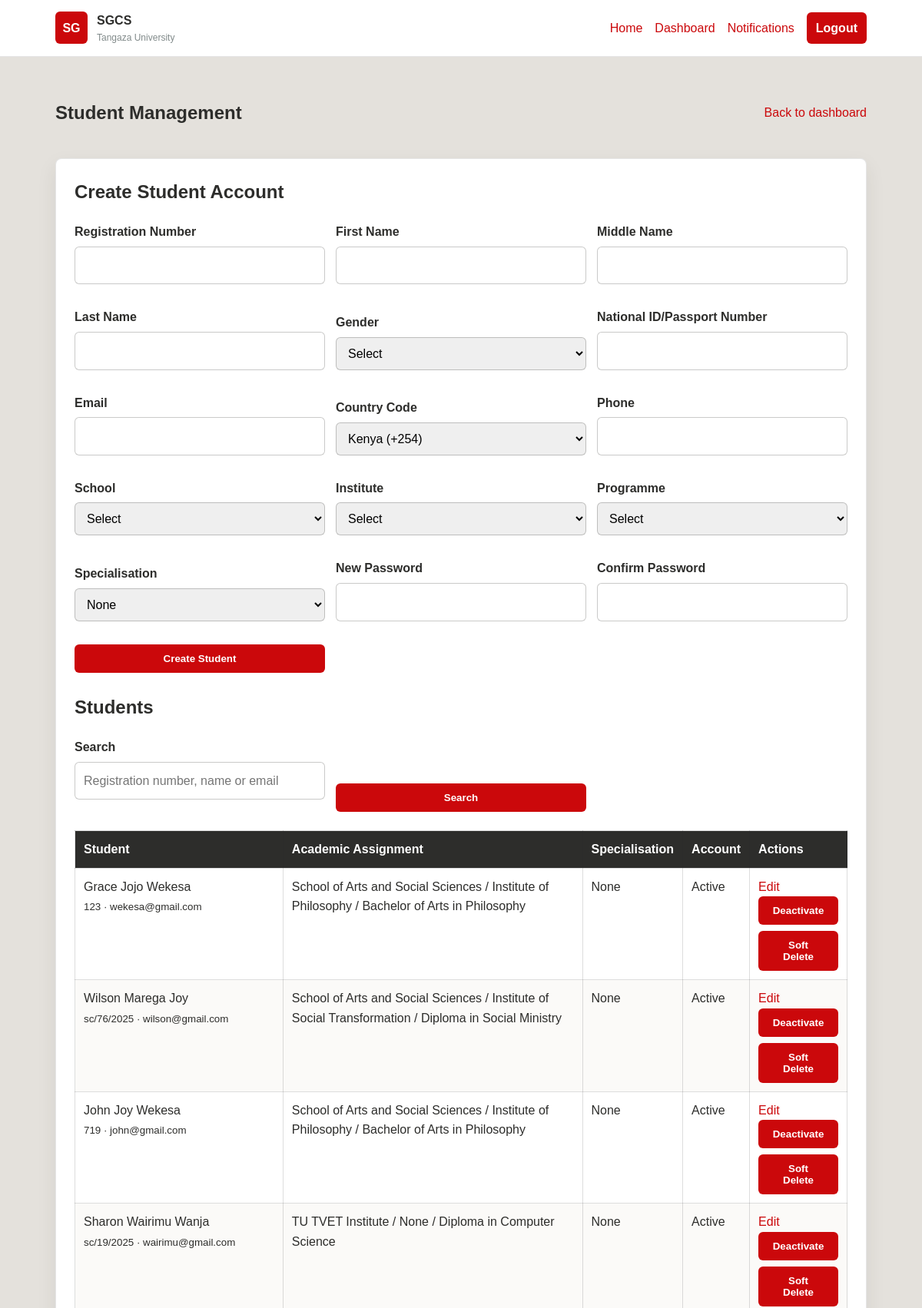
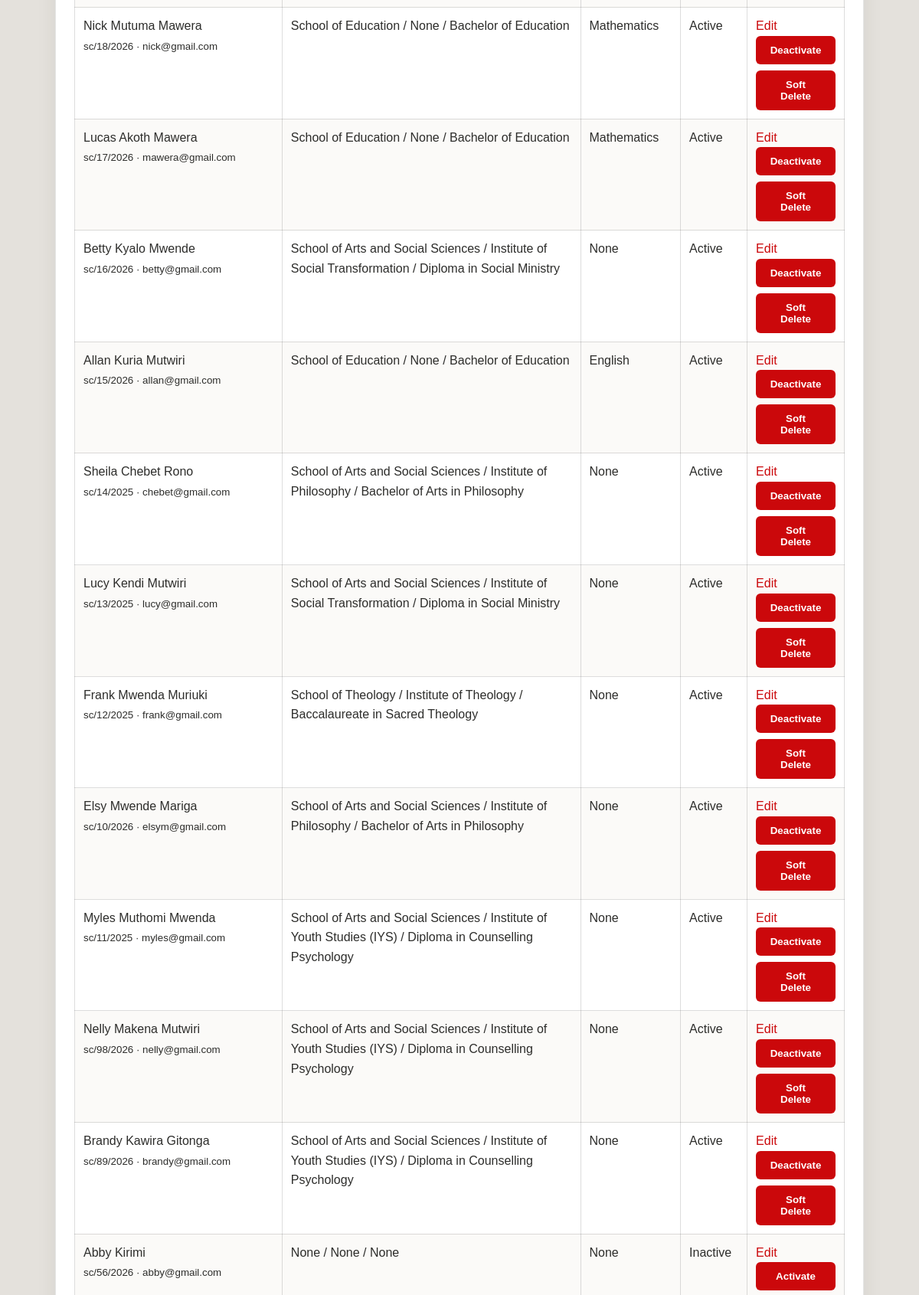
/SGCS/admin_students.php (signed in, upper part), run on the app's committed database (2 pictures, top to bottom).
### tables this page shows
CREATE TABLE `students` (
  `student_id` int(11) NOT NULL,
  `registration_no` varchar(20) NOT NULL,
  `full_name` varchar(100) NOT NULL,
  `first_name` varchar(60) DEFAULT NULL,
  `middle_name` varchar(60) DEFAULT NULL,
  `last_name` varchar(60) DEFAULT NULL,
  `gender` enum('Male','Female','Other') DEFAULT NULL,
  `national_id_passport_no` varchar(30) DEFAULT NULL,
  `programme` varchar(100) NOT NULL,
  `institute` varchar(100) NOT NULL,
  `school_id` int(11) DEFAULT NULL,
  `institute_id` int(11) DEFAULT NULL,
  `programme_id` int(11) DEFAULT NULL,
  `specialisation_id` int(11) DEFAULT NULL,
  `stage` varchar(10) DEFAULT NULL,
  `completion_status` enum('Ongoing','Completed','Graduated') NOT NULL DEFAULT 'Ongoing',
  `graduation_set_id` int(11) DEFAULT NULL,
  `email` varchar(100) NOT NULL,
  `phone` varchar(20) DEFAULT NULL,
  `graduation_year` year(4) NOT NULL,
  `account_status` enum('Active','Inactive') NOT NULL DEFAULT 'Active',
  `certificate_name_order` enum('first_middle_last','last_first_middle') DEFAULT NULL,
  `certificate_name_confirmed_at` datetime DEFAULT NULL,
  `academic_year` varchar(20) DEFAULT NULL
);

CREATE TABLE `schools` (
  `school_id` int(11) NOT NULL,
  `school_name` varchar(100) NOT NULL
);

CREATE TABLE `institutes` (
  `institute_id` int(11) NOT NULL,
  `school_id` int(11) DEFAULT NULL,
  `institute_name` varchar(100) NOT NULL
);

CREATE TABLE `programmes` (
  `programme_id` int(11) NOT NULL,
  `institute_id` int(11) NOT NULL,
  `programme_name` varchar(100) NOT NULL,
  `qualification_type_id` int(11) DEFAULT NULL,
  `specialisation` varchar(150) DEFAULT NULL,
  `level` enum('Postgraduate','Undergraduate','Diploma','Certificate') DEFAULT NULL
);

CREATE TABLE `programme_specialisations` (
  `specialisation_id` int(11) NOT NULL,
  `programme_id` int(11) NOT NULL,
  `specialisation_name` varchar(150) NOT NULL,
  `created_at` timestamp NOT NULL DEFAULT current_timestamp()
);

### SGCS/includes/clearance_functions.php (called while the page is built, shortened)
<?php
function clean_input($value)
{
    return trim(strip_tags((string)$value));
}
function academic_display_label($value, $fallback = 'None')
{
    $value = trim((string)$value);
    if (
        $value === '' ||
        stripos($value, 'unmapped') !== false ||
        stripos($value, 'needs admin review') !== false
    ) {
        return $fallback;
    }
    return $value;
}
?>

### SGCS/admin_students.php (the view, shortened to what this page needs)
<?php
require_once __DIR__ . '/includes/clearance_functions.php';
$fieldErrors = [];
$old = [];
$editingId = 0;
$search = clean_input(
    $_GET['search'] ?? ''
);
$sql = "
    SELECT
        s.*,
        sc.school_name,
        i.institute_name,
        p.programme_name,
        ps.specialisation_name,
        u.username,
        u.deleted_at
    FROM students s
    LEFT JOIN schools sc
        ON sc.school_id = s.school_id
    LEFT JOIN institutes i
        ON i.institute_id = s.institute_id
    LEFT JOIN programmes p
        ON p.programme_id = s.programme_id
    LEFT JOIN programme_specialisations ps
        ON ps.specialisation_id = s.specialisation_id
    LEFT JOIN users u
        ON u.role = 'student'
        AND u.linked_id = s.student_id
    WHERE 1 = 1
";
$params = [];
$sql .= "
    ORDER BY s.student_id DESC
";
$stmt = $pdo->prepare($sql);
$stmt->execute($params);
$students = $stmt->fetchAll();
require_once __DIR__ . '/includes/header.php';
?>
<section class="dashboard">
    <div class="dashboard-top">
        <h1>Student Management</h1>
        <a href="dashboard.php">
            Back to dashboard
        </a>
    </div>
    <div class="dashboard-box">
        <h2>
            <?= $editingId
                ? 'Edit Student'
                : 'Create Student Account'
            ?>
        </h2>
        <form
            class="filter-form"
            method="post"
            data-academic-form
        >
            <div class="form-group">
                <label>Registration Number</label>
                <input
                    name="registration_no"
                    value="<?= htmlspecialchars($old['registration_no'] ?? '') ?>"
                    class="<?= isset($fieldErrors['registration_no']) ? 'input-error' : '' ?>"
                    required
                >
            </div>
            <div class="form-group">
                <label>First Name</label>
                <input
                    name="first_name"
                    value="<?= htmlspecialchars($old['first_name'] ?? '') ?>"
                    class="<?= isset($fieldErrors['first_name']) ? 'input-error' : '' ?>"
                    required
                >
            </div>
            <div class="form-group">
                <label>Middle Name</label>
                <input
                    name="middle_name"
                    value="<?= htmlspecialchars($old['middle_name'] ?? '') ?>"
                >
            </div>
            <div class="form-group">
                <label>Last Name</label>
                <input
                    name="last_name"
                    value="<?= htmlspecialchars($old['last_name'] ?? '') ?>"
                    class="<?= isset($fieldErrors['last_name']) ? 'input-error' : '' ?>"
                    required
                >
            </div>
            <div class="form-group">
                <label>Gender</label>
                <select
                    name="gender"
                    class="<?= isset($fieldErrors['gender']) ? 'input-error' : '' ?>"
                    required
                >
                    <option value="">Select</option>
                </select>
            </div>
            <div class="form-group">
                <label>National ID/Passport Number</label>
                <input
                    name="national_id_passport_no"
                    value="<?= htmlspecialchars($old['national_id_passport_no'] ?? '') ?>"
                    class="<?= isset($fieldErrors['national_id_passport_no']) ? 'input-error' : '' ?>"
                    minlength="6"
                    maxlength="30"
                    required
                >
            </div>
            <div class="form-group">
                <label>Email</label>
                <input
                    type="email"
                    name="email"
                    value="<?= htmlspecialchars($old['email'] ?? '') ?>"
                    class="<?= isset($fieldErrors['email']) ? 'input-error' : '' ?>"
                    required
                >
            </div>
            <div class="form-group">
                <label>Country Code</label>
                <select name="country_code">
                    <option
                        value="+254"
                        <?= ($old['country_code'] ?? '+254') === '+254' ? 'selected' : '' ?>
                    >
                        Kenya (+254)
                    </option>
                </select>
            </div>
            <div class="form-group">
                <label>Phone</label>
                <input
                    type="tel"
                    name="phone"
                    value="<?= htmlspecialchars($old['phone'] ?? '') ?>"
                    minlength="8"
                    required
                >
            </div>
            <div class="form-group">
                <label>School</label>
                <select
                    name="school_id"
                    class="<?= isset($fieldErrors['school_id']) ? 'input-error' : '' ?>"
                    required
                >
                    <option value="">Select</option>
                </select>
            </div>
            <div class="form-group">
                <label>Institute</label>
                <select
                    name="institute_id"
                    class="<?= isset($fieldErrors['institute_id']) ? 'input-error' : '' ?>"
                    required
                >
                    <option value="">Select</option>
                </select>
            </div>
            <div class="form-group">
                <label>Programme</label>
                <select
                    name="programme_id"
                    class="<?= isset($fieldErrors['programme_id']) ? 'input-error' : '' ?>"
                    required
                >
                    <option value="">Select</option>
                </select>
            </div>
            <div class="form-group">
                <label>Specialisation</label>
                <select
                    name="specialisation_id"
                    class="<?= isset($fieldErrors['specialisation_id']) ? 'input-error' : '' ?>"
                >
                    <option value="">
                        None
                    </option>
                </select>
            </div>
            <?php if (!$editingId): ?>
                <div class="form-group">
                    <label>New Password</label>
                    <input
                        type="password"
                        name="password"
                        minlength="8"
                        class="<?= isset($fieldErrors['password']) ? 'input-error' : '' ?>"
                        required
                    >
                </div>
                <div class="form-group">
                    <label>Confirm Password</label>
                    <input
                        type="password"
                        name="confirm_password"
                        minlength="8"
                        class="<?= isset($fieldErrors['confirm_password']) ? 'input-error' : '' ?>"
                        required
                    >
                </div>
            <?php endif; ?>
            <button type="submit">
                <?= $editingId
                    ? 'Save Changes'
                    : 'Create Student'
                ?>
            </button>
        </form>
        <h2>Students</h2>
        <form
            class="filter-form"
            method="get"
        >
            <div class="form-group">
                <label>Search</label>
                <input
                    name="search"
                    value="<?= htmlspecialchars($search) ?>"
                    placeholder="Registration number, name or email"
                >
            </div>
            <button type="submit">
                Search
            </button>
        </form>
        <table class="data-table">
            <thead>
                <tr>
                    <th>Student</th>
                    <th>Academic Assignment</th>
                    <th>Specialisation</th>
                    <th>Account</th>
                    <th>Actions</th>
                </tr>
            </thead>
            <tbody>
                <?php foreach ($students as $s): ?>
                    <tr>
                        <td>
                            <?= htmlspecialchars(
                                $s['full_name']
                            ) ?>
                            <br>
                            <small>
                                <?= htmlspecialchars(
                                    $s['registration_no'] .
                                    ' · ' .
                                    $s['email']
                                ) ?>
                            </small>
                        </td>
                        <td>
                            <?= htmlspecialchars(
                                academic_display_label(
                                    $s['school_name'] ?? 'None'
                                )
                                . ' / ' .
                                academic_display_label(
                                    $s['institute_name'] ?? 'None'
                                )
                                . ' / ' .
                                academic_display_label(
                                    $s['programme_name'] ?? 'None'
                                )
                            ) ?>
                        </td>
                        <td>
                            <?= htmlspecialchars(
                                $s['specialisation_name'] ?? 'None'
                            ) ?>
                        </td>
                        <td>
                            <?= htmlspecialchars(
                                $s['account_status']
                            ) ?>
                        </td>
                        <td>
                            <a
                                href="?edit=<?= $s['student_id'] ?>"
                                class="secondary"
                            >
                                Edit
                            </a>
                            <form
                                class="inline-form"
                                method="post"
                            >
                                <button
                                    name="action"
                                    value="status"
                                    type="submit"
                                >
                                    <?= $s['account_status'] === 'Active'
                                        ? 'Deactivate'
                                        : 'Activate'
                                    ?>
                                </button>
                                <button
                                    class="danger"
                                    name="action"
                                    value="delete"
                                    type="submit"
                                    onclick="return confirm('Are you sure you want to soft delete this student?');"
                                >
                                    Soft Delete
                                </button>
                            </form>
                        </td>
                    </tr>
                <?php endforeach; ?>
            </tbody>
        </table>
    </div>
</section>
<?php
require_once __DIR__ . '/includes/footer.php';
?>

### SGCS/assets/css/style.css (style rules this page uses)
:root { --orange: #e75703; --red: #cb080b; --soft: #e4e1dc; --dark: #2d2d2b; --gold: #c49607; --pink: #e78086; --olive: #6e5c18; --gray: #818a8a; --light-gold: #ecd489; --white: #ffffff; }
* { box-sizing: border-box; }
body { margin: 0; min-height: 100vh; display: flex; flex-direction: column; font-family: Arial, Helvetica, sans-serif; color: var(--dark); background: var(--soft); line-height: 1.6; }
a { color: var(--red); text-decoration: none; }
.hero-panel, .card, .login-box, .dashboard-box { background: var(--white); border: 1px solid rgba(45, 45, 43, 0.12); border-radius: 8px; box-shadow: 0 10px 26px rgba(45, 45, 43, 0.08); }
.button, button { display: inline-block; border: 0; background: var(--red); color: var(--white); padding: 11px 18px; border-radius: 6px; font-weight: bold; cursor: pointer; }
.form-group { margin-bottom: 16px; }
label { display: block; margin-bottom: 6px; font-weight: bold; }
input, select, textarea { width: 100%; padding: 11px; border: 1px solid rgba(45, 45, 43, 0.25); border-radius: 6px; font: inherit; }
.dashboard { width: min(1100px, 88%); margin: 34px auto 60px; }
.dashboard-top { display: flex; justify-content: space-between; gap: 20px; align-items: center; margin-bottom: 20px; }
.dashboard-box { padding: 24px; }
.dashboard-box h2 { margin-top: 26px; }
.dashboard-box h2:first-child { margin-top: 0; }
.data-table { width: 100%; border-collapse: collapse; margin-top: 16px; background: var(--white); }
.data-table th, .data-table td { padding: 11px; border: 1px solid rgba(45, 45, 43, 0.16); text-align: left; vertical-align: top; }
.data-table th { background: var(--dark); color: var(--white); }
.data-table tr:nth-child(even) td { background: #fbfaf8; }
.inline-form { display: grid; gap: 8px; }
.filter-form { display: grid; grid-template-columns: repeat(3, minmax(180px, 1fr)); gap: 14px; align-items: end; margin-bottom: 24px; }
.danger { background: var(--red); }
:root { --status-pending-bg: #fff4cf; --status-approved: #278b48; --status-approved-bg: #e9f7ed; --status-rejected-bg: #ffe8e9; }

### data on the page
students: full_name "Grace Jojo Wekesa", registration_no+email "123 · wekesa@gmail.com", school.programme_name "School of Arts and Social Sciences / Institute of Philosophy / Bachelor of Arts in Philosophy", specialisation_name "None", account_status "Active", shows "Deactivate"
students: full_name "Wilson Marega Joy", registration_no+email "sc/76/2025 · wilson@gmail.com", school.programme_name "School of Arts and Social Sciences / Institute of Social Transformation / Diploma in Social Ministry", specialisation_name "None", account_status "Active", shows "Deactivate"
students: full_name "John Joy Wekesa", registration_no+email "719 · john@gmail.com", school.programme_name "School of Arts and Social Sciences / Institute of Philosophy / Bachelor of Arts in Philosophy", specialisation_name "None", account_status "Active", shows "Deactivate"
students: full_name "Sharon Wairimu Wanja", registration_no+email "sc/19/2025 · wairimu@gmail.com", school.programme_name "TU TVET Institute / None / Diploma in Computer Science", specialisation_name "None", account_status "Active", shows "Deactivate"
students: full_name "Nick Mutuma Mawera", registration_no+email "sc/18/2026 · nick@gmail.com", school.programme_name "School of Education / None / Bachelor of Education", specialisation.specialisation_name "Mathematics", account_status "Active", shows "Deactivate"
students: full_name "Lucas Akoth Mawera", registration_no+email "sc/17/2026 · mawera@gmail.com", school.programme_name "School of Education / None / Bachelor of Education", specialisation.specialisation_name "Mathematics", account_status "Active", shows "Deactivate"
students: full_name "Betty Kyalo Mwende", registration_no+email "sc/16/2026 · betty@gmail.com", school.programme_name "School of Arts and Social Sciences / Institute of Social Transformation / Diploma in Social Ministry", specialisation_name "None", account_status "Active", shows "Deactivate"
students: full_name "Allan Kuria Mutwiri", registration_no+email "sc/15/2026 · allan@gmail.com", school.programme_name "School of Education / None / Bachelor of Education", specialisation.specialisation_name "English", account_status "Active", shows "Deactivate"
students: full_name "Sheila Chebet Rono", registration_no+email "sc/14/2025 · chebet@gmail.com", school.programme_name "School of Arts and Social Sciences / Institute of Philosophy / Bachelor of Arts in Philosophy", specialisation_name "None", account_status "Active", shows "Deactivate"
students: full_name "Lucy Kendi Mutwiri", registration_no+email "sc/13/2025 · lucy@gmail.com", school.programme_name "School of Arts and Social Sciences / Institute of Social Transformation / Diploma in Social Ministry", specialisation_name "None", account_status "Active", shows "Deactivate"
students: full_name "Frank Mwenda Muriuki", registration_no+email "sc/12/2025 · frank@gmail.com", school.programme_name "School of Theology / Institute of Theology / Baccalaureate in Sacred Theology", specialisation_name "None", account_status "Active", shows "Deactivate"
students: full_name "Elsy Mwende Mariga", registration_no+email "sc/10/2026 · elsym@gmail.com", school.programme_name "School of Arts and Social Sciences / Institute of Philosophy / Bachelor of Arts in Philosophy", specialisation_name "None", account_status "Active", shows "Deactivate"
students: full_name "Myles Muthomi Mwenda", registration_no+email "sc/11/2025 · myles@gmail.com", school.programme_name "School of Arts and Social Sciences / Institute of Youth Studies (IYS) / Diploma in Counselling Psychology", specialisation_name "None", account_status "Active", shows "Deactivate"
students: full_name "Nelly Makena Mutwiri", registration_no+email "sc/98/2026 · nelly@gmail.com", school.programme_name "School of Arts and Social Sciences / Institute of Youth Studies (IYS) / Diploma in Counselling Psychology", specialisation_name "None", account_status "Active", shows "Deactivate"
students: full_name "Brandy Kawira Gitonga", registration_no+email "sc/89/2026 · brandy@gmail.com", school.programme_name "School of Arts and Social Sciences / Institute of Youth Studies (IYS) / Diploma in Counselling Psychology", specialisation_name "None", account_status "Active", shows "Deactivate"
students: full_name "Abby Kirimi", registration_no+email "sc/56/2026 · abby@gmail.com", school_name "None / None / None", specialisation_name "None", account_status "Inactive", shows "Activate"

### other printed values
APP_SHORT_NAME "SGCS"
